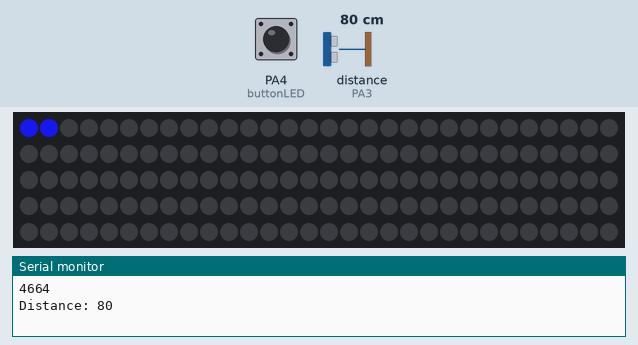
Simulated run of this sketch. Board: STM32 Blue Pill. On the bench: 150 RGB LEDs in strip order, left to right, continuing on the next row, the last lines printed to the serial monitor. Wiring (inferred from the names in the program): ultrasonic range finder: trigger PA2; echo PA3. The inputs (shaded band) are chosen by the test bench; at power-on: distance to the obstacle (sensor on PA3) 80 cm, PA4 (buttonLED) LOW. The echo pulse lasts 58.3 µs per cm.

Above: at 0.06 s.
1.7 s: distance to the obstacle (sensor on PA3) set to 43 cm
4.5 s: distance to the obstacle (sensor on PA3) set to 37 cm
At 6.3 s:
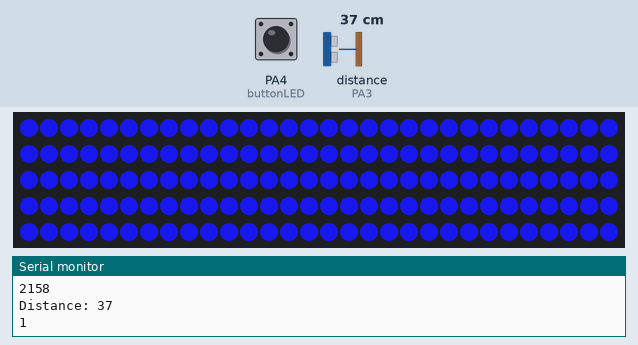
7.3 s: distance to the obstacle (sensor on PA3) set to 2 cm
11.1 s: PA4 (buttonLED) pulled HIGH for 1 s
At 13.7 s:
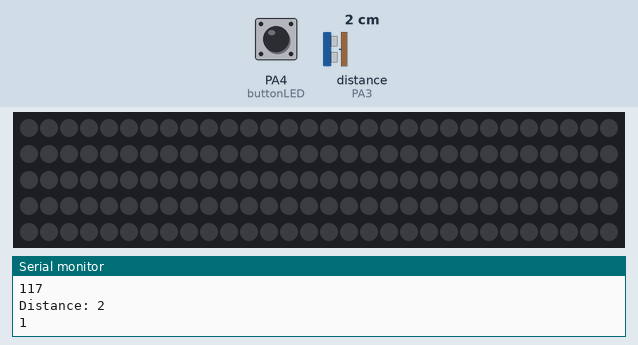
14.7 s: PA4 (buttonLED) pulled HIGH for 3.2 s
At 18.3 s:
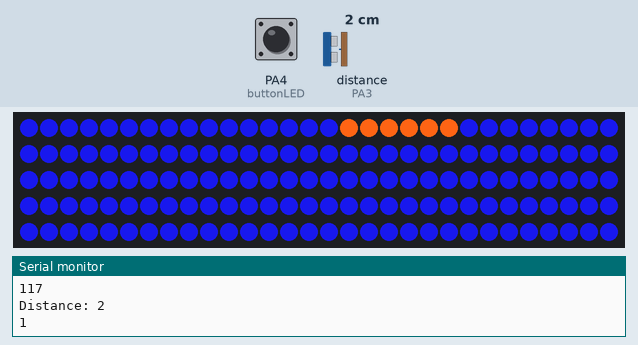
20.5 s: PA4 (buttonLED) driven HIGH
Timing chart, 0 to 23.5 s (numbered marks = the images above; inputs shaded):
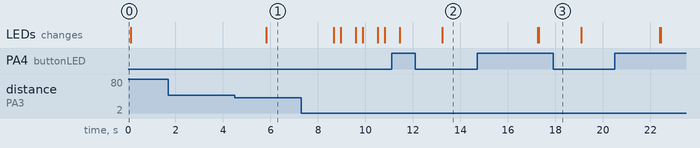

The sketch:

Arduino_Following_Lights.ino
```cpp
#include <FastLED.h>
#define LED_PIN     7
#define NUM_LEDS    150
CRGB leds[NUM_LEDS];

const int trigPin = 2;
const int echoPin = 3;
const int buttonLED = 4;
int LEDbutton = 0;
int LEDstate = 1;
int approached = 0;
int approachTimer = 0;
int timerMax = 20;
long duration;
int distance;
int distance_cm;
int distance_in;
int ledNum = 0;


void setup() {
  // initialize serial communication:
  pinMode(trigPin, OUTPUT);
  pinMode(echoPin, INPUT);
  pinMode(buttonLED, INPUT);
  Serial.begin(9600);

  FastLED.addLeds<WS2812, LED_PIN, GRB>(leds, NUM_LEDS);
  for(int i = 0; i<2; i++){
    leds[i] = CRGB(20, 20, 200);
    FastLED.show();
  }

}
void loop() {
  if (LEDstate == HIGH) {
    digitalWrite(trigPin, LOW);
    delayMicroseconds(2);
    digitalWrite(trigPin, HIGH);
    delayMicroseconds(5);
    digitalWrite(trigPin, LOW);
    duration = pulseIn(echoPin, HIGH);
    Serial.println(duration);
    // convert the time into a distance
    distance_cm = duration / 29 / 2;
    //distance_in = distance_cm * 0.393701;

    Serial.print("Distance: ");
    Serial.println(distance_cm);
    delay(100);

    approachTimer = approachTimer + 1;

    if (approachTimer > timerMax) {
      approachTimer = 0;
      approached = 0;
    }
    Serial.println(approachTimer);

    if (distance_cm < 40 || approached == 1) {
      for(int i = 0; i<150; i++){
        leds[i] = CRGB(20, 20, 200);
        FastLED.show();
      }
      delay(20);
      ledNum = 10+(distance_cm*4);
      for (int i = ledNum; i < ledNum+6; i++) {
        leds[i-2] = CRGB(255, 100, 20);
        FastLED.show();
      }
      delay(50);
      approached = 1;
      approachTimer = 0;
    }
    else {
      for(int i = 0; i<150; i++){
        leds[i] = CRGB(0, 0, 0);
        FastLED.show();
      }
    }
  }
  else {
    for(int i = 0; i<150; i++){
      leds[i] = CRGB(0, 0, 0);
      FastLED.show();
    }
  }

  LEDbutton = digitalRead(buttonLED);
  delay(50);
  if (LEDbutton==HIGH) {
    if (LEDstate == 1) {
      LEDstate = 0;
    }
    else {
      LEDstate = 1;
    }
    delay(1000);
  }
}
```

Measured:
- the behaviour switches between 40 and 39 cm on distance to the obstacle (sensor on PA3) (found by bisection; images 0 and 1)
- after the input at 4.5 s, the LEDs: change after 1.3 s (image 1)
- after the input at 14.7 s, the LEDs: first change after 2.6 s (image 3 shows a later state)
